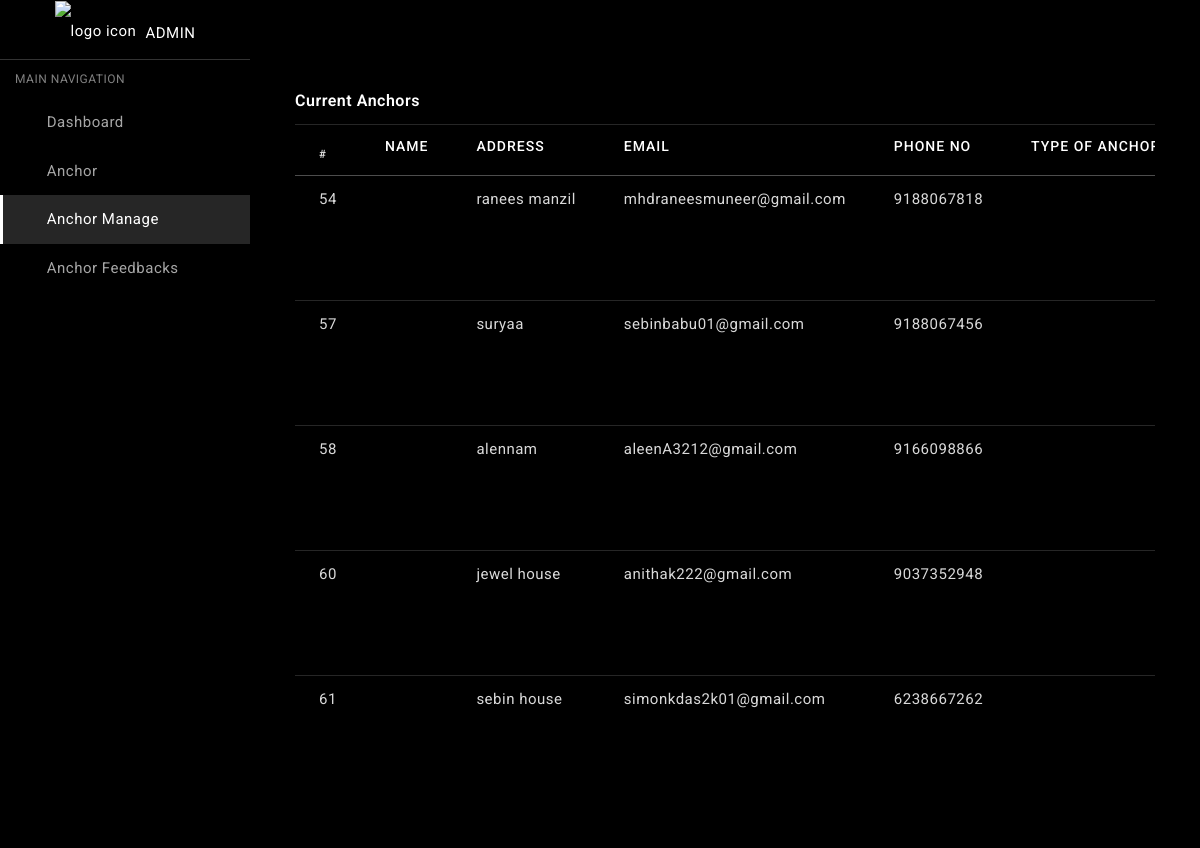
Page /anchordash on the committed database.
### app/models.py (models this page shows, shortened)
class Anchor_registration(models.Model):
    first_name = models.CharField(max_length=100)
    last_name = models.CharField(max_length=100)
    address=models.CharField(max_length=50)
    email = models.EmailField()
    phone_no = models.IntegerField()
    gender= models.CharField(max_length=50)
    profile=models.FileField()
    biodata = models.FileField()
    location = models.CharField(max_length=50)
    action=models.CharField(max_length=50)
    about_your_job=models.CharField(max_length=100)
    username = models.CharField(max_length=50)

### app/views.py (the view)
# urls.py: path("anchordash",views.anchordtls),
def anchordtls(re):
    d=Anchor_registration.objects.all()
    return render(re,'anchordetails.html',{'r':d})

### template/anchordetails.html (shortened to what this page needs)
<!DOCTYPE html>
{% load static %}
<html lang="en">
<head>
  <link href="{% static 'assets-dash/css/pace.min.css' %}" rel="stylesheet"/>
  <link href="{% static 'assets-dash/plugins/simplebar/css/simplebar.css' %}" rel="stylesheet"/>
  <link href="{% static 'assets-dash/css/bootstrap.min.css' %}" rel="stylesheet"/>
  <link href="{% static 'assets-dash/css/animate.css' %}" rel="stylesheet" type="text/css"/>
  <link href="{% static 'assets-dash/css/icons.css' %}" rel="stylesheet" type="text/css"/>
  <link href="{% static 'assets-dash/css/sidebar-menu.css' %}" rel="stylesheet"/>
  <link href="{% static 'assets-dash/css/app-style.css' %}" rel="stylesheet"/>
</head>
<body class="bg-theme bg-theme1">
 <div id="wrapper">
   <div id="sidebar-wrapper" data-simplebar="" data-simplebar-auto-hide="true">
     <div class="brand-logo">
      <a href="index.html">
       <img src="{% static 'assets-dash/images/logo-icon.png' %}" class="logo-icon" alt="logo icon">
       <h5 class="logo-text">Admin</h5>
     </a>
   </div>
   <ul class="sidebar-menu do-nicescrol">
      <li class="sidebar-header">MAIN NAVIGATION</li>
      <li>
        <a href="dash">
          <i class="zmdi zmdi-view-dashboard"></i> <span>Dashboard</span>
        </a>
      </li>
        <li>
        <a href="amanage">
          <i class="zmdi zmdi-assignment"></i> <span>Anchor</span>
        </a>
      </li>
        <li>
        <a href="anchordash">
          <i class="zmdi zmdi-account"></i> <span>Anchor Manage</span>
        </a>
      </li>
     <li>
        <a href="userfeedback">
          <i class="zmdi zmdi-assignment"></i> <span>Anchor Feedbacks</span>
        </a>
      </li>
   </ul>
   </div>
<header class="topbar-nav">
 <nav class="navbar navbar-expand fixed-top">
  <ul class="navbar-nav mr-auto align-items-center">
    <li class="nav-item">
      <a class="nav-link toggle-menu" href="javascript:void();">
       <i class="icon-menu menu-icon"></i>
     </a>
    </li>
  </ul>
 </nav>
</header>
  <div class="content-wrapper">
    <div class="container-fluid">
      <div class="row">
        <div class="col-lg-12">
          <div class="card">
            <div class="card-body">
              <h5 class="card-title">Current Anchors</h5>
			  <div class="table-responsive">
              <table class="table table-striped">
                <thead>
                  <tr>
                    <th scope="col">#</th>
                      <th scope="col"><h6>Name</h6></th>
                      <th scope="col"><h6>Address</h6></th>
                      <th scope="col"><h6>Email</h6></th>
                      <th scope="col"><h6>Phone no</h6></th>
                       <th scope="col"><h6>Type of anchor</h6></th>
                  </tr>
                </thead>
                <tbody>
                    <tr class="table-body-row">
                        {% for i in r %}
                        <td>{{i.id}}</td>
                        <td>{{i.name}}</td>
                        <td>{{i.address}}</td>
                        <td>{{i.email}}</td>
                        <td>{{i.phone_no}}</td>
                        <td>{{i.type_of_anchor}}</td>
                    </tr>
                    {% endfor %}
                </tbody>
              </table>
            </div>
            </div>
          </div>
        </div>
      </div>
    </div>
    </div>
   <div class="right-sidebar">
    <div class="switcher-icon">
      <i class="zmdi zmdi-settings zmdi-hc-spin"></i>
    </div>
   </div>
  </div>
</body>
</html>

### staticfile/assets-dash/css/sidebar-menu.css (style rules this page uses)
.sidebar-menu { list-style: none; margin: 0; padding: 0; background-color: transparent; }
.sidebar-menu>li { position: relative; margin: 0; padding: 0; }
.sidebar-menu>li>a { padding: 13px 5px 13px 15px; display: block; border-left: 3px solid transparent; color: rgba(255, 255, 255, 0.65); font-size: 15px; }
.sidebar-menu>li:hover>a, .sidebar-menu>li.active>a { color: #ffffff; background: rgba(255, 255, 255, 0.15); border-left-color: #ffffff; }
.sidebar-menu li.sidebar-header { padding: 10px 25px 10px 15px; font-size: 12px; color: rgba(255, 255, 255, 0.5); }
.sidebar-menu a { color: #b8c7ce; text-decoration: none; }

### rows in the picture
Anchor_registration: id "54", address "ranees manzil", email "mhdraneesmuneer@gmail.com", phone_no "9188067818"
Anchor_registration: id "57", address "suryaa", email "sebinbabu01@gmail.com", phone_no "9188067456"
Anchor_registration: id "58", address "alennam", email "aleenA3212@gmail.com", phone_no "9166098866"
Anchor_registration: id "60", address "jewel house", email "anithak222@gmail.com", phone_no "9037352948"
Anchor_registration: id "61", address "sebin house", email "simonkdas2k01@gmail.com", phone_no "6238667262"
